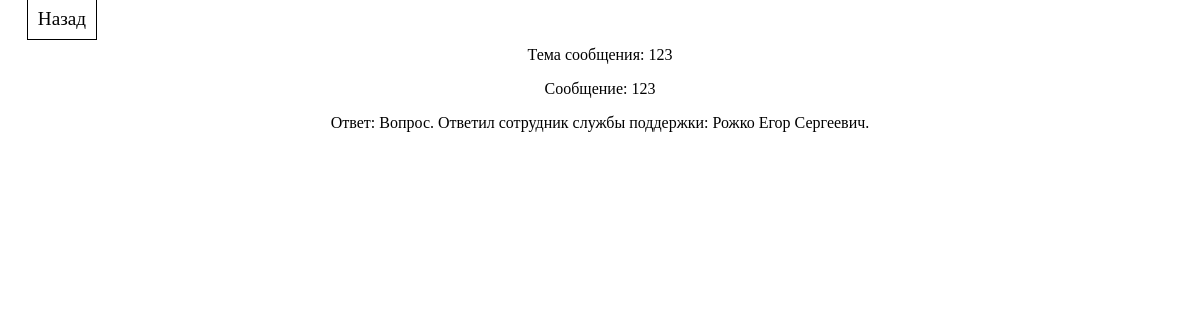
Screenshot of /php/read-new-message.php?id=1 with the database file from the repository.
### tables this page shows
CREATE TABLE `support` (
  `id` int(11) NOT NULL,
  `theme` varchar(128) DEFAULT NULL,
  `message` varchar(500) DEFAULT NULL,
  `contact` varchar(128) DEFAULT NULL,
  `answer` varchar(500) DEFAULT NULL,
  `user_check` tinyint(1) NOT NULL DEFAULT '0'
);

### php/read-new-message.php (the view, shortened to what this page needs)
<?php
	include('connect.php');
	mysqli_query($connection, 'UPDATE support SET `user_check`=1 WHERE `id`='.$_GET['id']);
	$query = mysqli_query($connection, 'SELECT * FROM support WHERE `id`='.$_GET['id']);
	$row = mysqli_fetch_array($query);
	echo "
	<title>$row[theme]</title>
	<link rel='stylesheet' href='css/read-new-message.css'>
	<p><a id='back-button' href='../page.php?file=support'>Назад</a></p>
	<div id='message-box'>
		<p>Тема сообщения: $row[theme]</p>
		<p>Сообщение: $row[message]</p>
		<p>Ответ: $row[answer]</p>
	</div>
		";
?>

### css/read-new-message.css (style rules this page uses)
#message-box p { text-align: center; }
#back-button { color: black; margin-left: 1em; text-decoration: none; font-size: 1.2em; border: 1px black solid; padding: .5em; transition: .3s; }

### rows the page displays
support: theme "123", message "123", answer "Вопрос. Ответил сотрудник службы поддержки: Рожко Егор Сергеевич."
